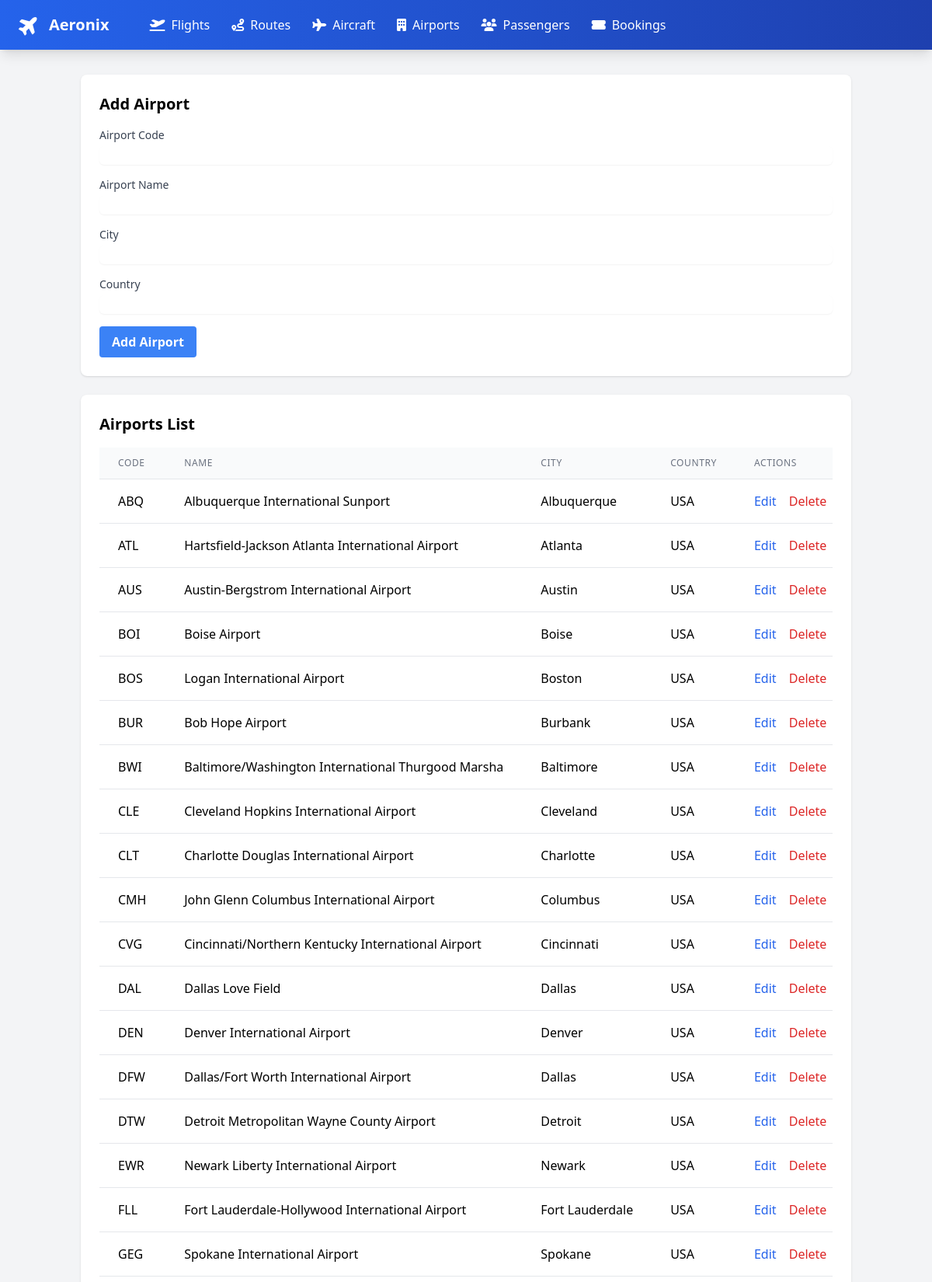
The page /airports.php (upper part) on the database its author committed.
### tables this page shows
CREATE TABLE `airports` (
  `airport_id` int(11) NOT NULL,
  `code` varchar(3) NOT NULL,
  `name` varchar(50) NOT NULL,
  `city` varchar(50) NOT NULL,
  `country` varchar(50) NOT NULL
);

### airports.php (the view, shortened to what this page needs)
<?php
include 'includes/db_connect.php';
include 'includes/header.php';
$editing = false;
$airport = null;
$stmt = $pdo->query("SELECT * FROM airports ORDER BY code");
$airports_list = $stmt->fetchAll();
?>
<div class="bg-white shadow rounded-lg p-6 mb-6">
    <h2 class="text-xl font-bold mb-4"><?= $editing ? 'Edit' : 'Add' ?> Airport</h2>
    <form method="POST" class="space-y-4">
        <div>
            <label class="block text-sm font-medium text-gray-700">Airport Code</label>
            <input type="text" name="code" maxlength="3" value="<?= $editing ? $airport['code'] : '' ?>"
                   class="mt-1 block w-full rounded-md border-gray-300 shadow-sm focus:border-blue-500 focus:ring-blue-500"
                   required>
        </div>
        <div>
            <label class="block text-sm font-medium text-gray-700">Airport Name</label>
            <input type="text" name="name" value="<?= $editing ? $airport['name'] : '' ?>"
                   class="mt-1 block w-full rounded-md border-gray-300 shadow-sm focus:border-blue-500 focus:ring-blue-500"
                   required>
        </div>
        <div>
            <label class="block text-sm font-medium text-gray-700">City</label>
            <input type="text" name="city" value="<?= $editing ? $airport['city'] : '' ?>"
                   class="mt-1 block w-full rounded-md border-gray-300 shadow-sm focus:border-blue-500 focus:ring-blue-500"
                   required>
        </div>
        <div>
            <label class="block text-sm font-medium text-gray-700">Country</label>
            <input type="text" name="country" value="<?= $editing ? $airport['country'] : '' ?>"
                   class="mt-1 block w-full rounded-md border-gray-300 shadow-sm focus:border-blue-500 focus:ring-blue-500"
                   required>
        </div>
        <div class="flex items-center space-x-2">
            <button type="submit" name="submit"
                    class="bg-blue-500 hover:bg-blue-700 text-white font-bold py-2 px-4 rounded">
                <?= $editing ? 'Update' : 'Add' ?> Airport
            </button>
        </div>
    </form>
</div>
<div class="bg-white shadow rounded-lg p-6">
    <h2 class="text-xl font-bold mb-4">Airports List</h2>
    <div class="overflow-x-auto">
        <table class="min-w-full divide-y divide-gray-200">
            <thead class="bg-gray-50">
                <tr>
                    <th class="px-6 py-3 text-left text-xs font-medium text-gray-500 uppercase tracking-wider">Code</th>
                    <th class="px-6 py-3 text-left text-xs font-medium text-gray-500 uppercase tracking-wider">Name</th>
                    <th class="px-6 py-3 text-left text-xs font-medium text-gray-500 uppercase tracking-wider">City</th>
                    <th class="px-6 py-3 text-left text-xs font-medium text-gray-500 uppercase tracking-wider">Country</th>
                    <th class="px-6 py-3 text-left text-xs font-medium text-gray-500 uppercase tracking-wider">Actions</th>
                </tr>
            </thead>
            <tbody class="bg-white divide-y divide-gray-200">
                <?php foreach ($airports_list as $a): ?>
                    <tr>
                        <td class="px-6 py-4 whitespace-nowrap font-medium"><?= htmlspecialchars($a['code']) ?></td>
                        <td class="px-6 py-4 whitespace-nowrap"><?= htmlspecialchars($a['name']) ?></td>
                        <td class="px-6 py-4 whitespace-nowrap"><?= htmlspecialchars($a['city']) ?></td>
                        <td class="px-6 py-4 whitespace-nowrap"><?= htmlspecialchars($a['country']) ?></td>
                        <td class="px-6 py-4 whitespace-nowrap">
                            <a href="?edit=<?= $a['airport_id'] ?>"
                               class="text-blue-600 hover:text-blue-900 mr-3">Edit</a>
                            <form method="POST" class="inline">
                                <button type="submit" name="delete"
                                        class="text-red-600 hover:text-red-900"
                                        onclick="return confirm('Are you sure you want to delete this airport?')">
                                    Delete
                                </button>
                            </form>
                        </td>
                    </tr>
                <?php endforeach; ?>
            </tbody>
        </table>
    </div>
</div>
<?php include 'includes/footer.php'; ?>

### rows shown on the page
airports: code "ABQ", name "Albuquerque International Sunport", city "Albuquerque", country "USA"
airports: code "ATL", name "Hartsfield-Jackson Atlanta International Airport", city "Atlanta", country "USA"
airports: code "AUS", name "Austin-Bergstrom International Airport", city "Austin", country "USA"
airports: code "BOI", name "Boise Airport", city "Boise", country "USA"
airports: code "BOS", name "Logan International Airport", city "Boston", country "USA"
airports: code "BUR", name "Bob Hope Airport", city "Burbank", country "USA"
airports: code "BWI", name "Baltimore/Washington International Thurgood Marsha", city "Baltimore", country "USA"
airports: code "CLE", name "Cleveland Hopkins International Airport", city "Cleveland", country "USA"
airports: code "CLT", name "Charlotte Douglas International Airport", city "Charlotte", country "USA"
airports: code "CMH", name "John Glenn Columbus International Airport", city "Columbus", country "USA"
airports: code "CVG", name "Cincinnati/Northern Kentucky International Airport", city "Cincinnati", country "USA"
airports: code "DAL", name "Dallas Love Field", city "Dallas", country "USA"
airports: code "DEN", name "Denver International Airport", city "Denver", country "USA"
airports: code "DFW", name "Dallas/Fort Worth International Airport", city "Dallas", country "USA"
airports: code "DTW", name "Detroit Metropolitan Wayne County Airport", city "Detroit", country "USA"
airports: code "EWR", name "Newark Liberty International Airport", city "Newark", country "USA"
airports: code "FLL", name "Fort Lauderdale-Hollywood International Airport", city "Fort Lauderdale", country "USA"
airports: code "GEG", name "Spokane International Airport", city "Spokane", country "USA"
